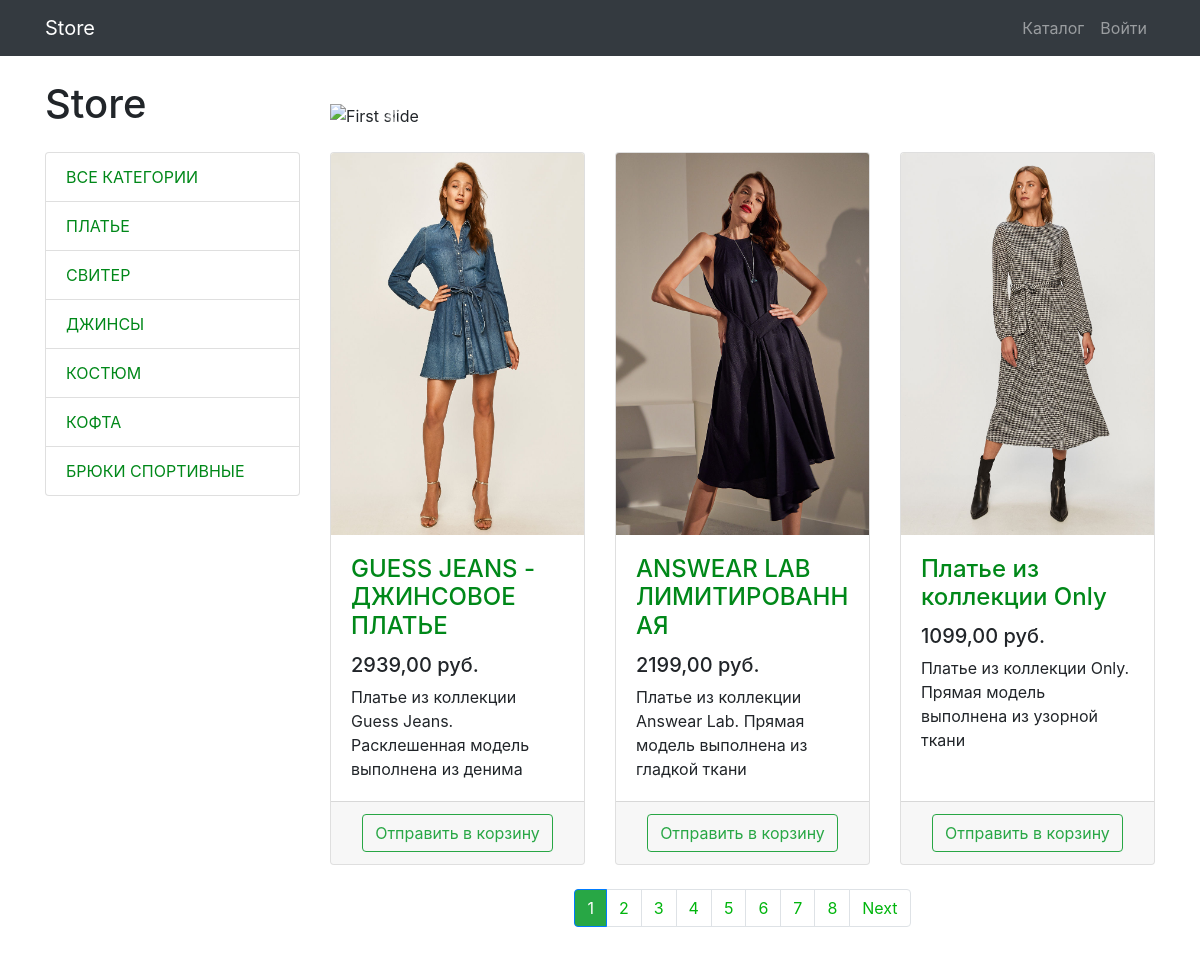
Screenshot of /products/ with the database file from the repository.
### products/models.py (models this page shows, shortened)
class ProductCategory(models.Model):
    name = models.CharField(max_length=100, unique=True, verbose_name='Категория')
    description = models.TextField(blank=True, verbose_name="Описание категории")
    class Meta:
        verbose_name = "категорию"
        verbose_name_plural = "категории"

class Product(models.Model):
    name = models.CharField(max_length=256, verbose_name="Название товара")
    image = models.ImageField(upload_to="products_images/", blank=True, verbose_name="Изображение")
    description = models.TextField(blank=True, verbose_name="Описание")
    short_description = models.CharField(max_length=100, blank=True, verbose_name="Краткое описание")
    price = models.DecimalField(max_digits=8, decimal_places=2, default=0, verbose_name="Цена")
    quantity = models.PositiveIntegerField(default=0, verbose_name="Количество")
    category = models.ForeignKey(ProductCategory, on_delete=models.CASCADE, verbose_name="Категория")
    class Meta:
        verbose_name = "товар"
        verbose_name_plural = "товары"

### products/views.py (the view)
# urls.py: path('products/', views.products, name='products'),
def products(request, category_id=None):
    context = {
        'title': 'Market Place - Каталог',
        'categories': ProductCategory.objects.all(),
    }
    if category_id:
        products = Product.objects.filter(category_id=category_id)
    else:
        products = Product.objects.all()
    paginator = Paginator(products, 3)
    page_number = request.GET.get('page')
    page_obj = paginator.get_page(page_number)
    context.update({'products': page_obj})
    return render(request, "products/products.html", context)

### products/templates/products/products.html (shortened to what this page needs)
{% extends 'products/base.html' %}
{% load static %}
{% block css %}
    <link href="{% static 'css/products.css' %}" rel="stylesheet">
{% endblock %}
{% block content %}
<div class="container">
    <div class="row">
        <div class="col-lg-3">
            <h1 class="my-4">Store</h1>
            {% include 'products/category.html' %}
        </div>
        <div class="col-lg-9">
            <div id="carouselExampleIndicators" class="carousel slide my-4" data-ride="carousel">
                <ol class="carousel-indicators">
                    <li data-target="#carouselExampleIndicators" data-slide-to="0" class="active"></li>
                    <li data-target="#carouselExampleIndicators" data-slide-to="1"></li>
                    <li data-target="#carouselExampleIndicators" data-slide-to="2"></li>
                </ol>
                <div class="carousel-inner" role="listbox">
                    <div class="carousel-item active">
                        <img class="d-block img-fluid" src="{% static 'vendor/img/slides/slide-1.jpg' %}" alt="First slide">
                    </div>
                </div>
                <a class="carousel-control-prev" href="#carouselExampleIndicators" role="button" data-slide="prev">
                    <span class="carousel-control-prev-icon" aria-hidden="true"></span>
                </a>
                <a class="carousel-control-next" href="#carouselExampleIndicators" role="button" data-slide="next">
                    <span class="carousel-control-next-icon" aria-hidden="true"></span>
                </a>
            </div>
            <div class="row">
                {% for product in products %}
                <div class="col-lg-4 col-md-6 mb-4">
                    <div class="card h-100">
                        <a href="{% url 'product' product.id %}">
                            <img class="card-img-top"
                                 src="{{ product.image.url }}"
                                 alt="">
                        </a>
                        <div class="card-body">
                            <h4 class="card-title">
                                <a href="{% url 'product' product.id %}">{{ product.name }}</a>
                            </h4>
                            <h5>{{ product.price }} руб.</h5>
                            <p class="card-text">{{ product.short_description }}</p>
                        </div>
                        <div class="card-footer text-center">
                            <a href="{% url 'basket_add' product.id %}" class="btn btn-outline-success">Отправить в корзину</a>
                        </div>
                    </div>
                </div>
                {% endfor %}
            </div>
            {% if products %}
            <nav aria-label="Page navigation example">
                <ul class="pagination justify-content-center">
                    {% if products.has_other_pages %}
                    {% for page in products.paginator.page_range %}
                    <li class="page-item {% if page == products.number %} active {% endif %}"><a class="page-link" href="?page={{ page }}">{{ page}}</a></li>
                    {% endfor %}
                    {% endif %}
                    {% if products.has_next %}
                    <li class="page-item">
                        <a class="page-link" href="?page={{ products.next_page_number }}">Next</a>
                    </li>
                    {% endif %}
                </ul>
            </nav>
            {% endif %}
        </div>
    </div>
</div>
{% endblock %}

### products/templates/products/category.html
<div class="list-group">
    <a href="{% url 'products' %}" class="list-group-item">Все категории</a>
    {% for category in categories %}
    <a href="{% url 'category' category.id %}" class="list-group-item">{{ category.name }}</a>
    {% endfor %}
</div>

### products/static/css/products.css (style rules this page uses)
body { padding-top: 56px; }
a { color: #008819; }
.page-link { color: #01b50d; }
.page-item.active .page-link { background: #28a745; }
.list-group-item { text-transform: uppercase; }
.col-lg-9 { margin: 24px 0; }

### rows the page displays
ProductCategory: name "ПЛАТЬЕ"
ProductCategory: name "СВИТЕР"
ProductCategory: name "ДЖИНСЫ"
ProductCategory: name "КОСТЮМ"
ProductCategory: name "КОФТА"
ProductCategory: name "БРЮКИ СПОРТИВНЫЕ"
Product: image (picture), name "GUESS JEANS - ДЖИНСОВОЕ ПЛАТЬЕ", price "2939,00", short_description "Платье из коллекции Guess Jeans. Расклешенная модель выполнена из денима"
Product: image (picture), name "ANSWEAR LAB ЛИМИТИРОВАННАЯ", price "2199,00", short_description "Платье из коллекции Answear Lab. Прямая модель выполнена из гладкой ткани"
Product: image (picture), name "Платье из коллекции Only", price "1099,00", short_description "Платье из коллекции Only. Прямая модель выполнена из узорной ткани"

### other values shown
{{ page }} "1" "2" "3" "4" "5" "6" "7" "8"
